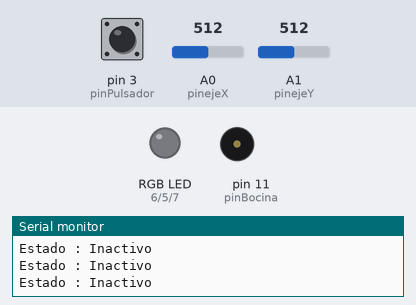
Bench run of a sketch on a simulated Arduino Uno, built with avr-gcc and run on an emulated ATmega328P. Shown: an RGB LED mixed from three pins (HIGH = lit), buzzer (waves = sounding), the last lines printed to the serial monitor. The test bench sets the inputs (shaded band); at power-on: pin 3 (pinPulsador) HIGH, A0 (pinejeX) = 512, A1 (pinejeY) = 512. Dim RGB values are drawn brighter than linear.

Above: at 1.2 s.
1.3 s: pin 3 (pinPulsador) pulled LOW for 0.15 s
At 2.4 s:
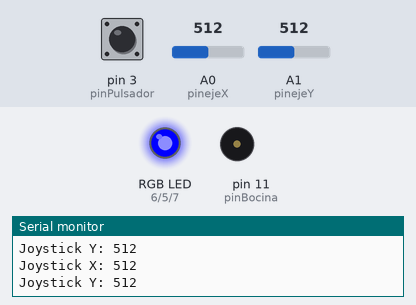
2.9 s: A0 (pinejeX) set to 541
5.9 s: A0 (pinejeX) set to 558
At 7.1 s:
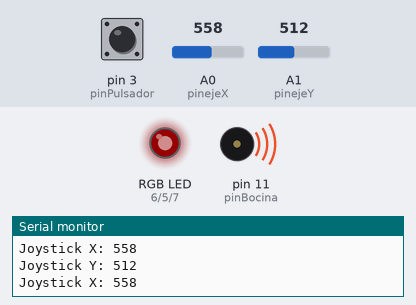
7.4 s: A1 (pinejeY) set to 560
At 8.6 s:
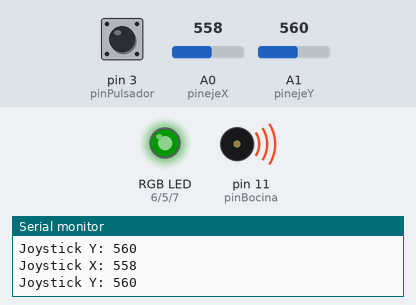
8.9 s: A1 (pinejeY) set to 716
At 10.1 s:
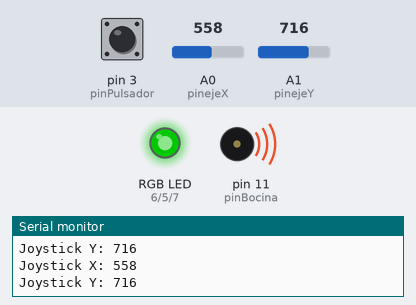
10.4 s: A1 (pinejeY) set to 1023
At 10.8 s:
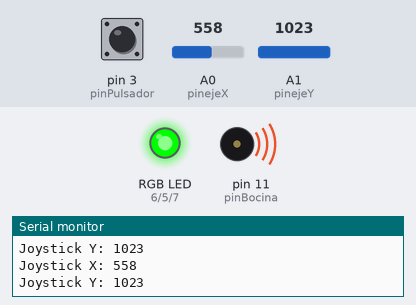
Timing chart, 0 to 12.9 s (numbered marks = the images above; inputs shaded):
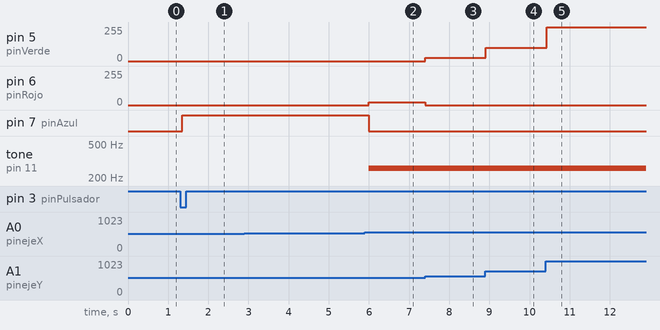

Measured:
- the behaviour switches between 550 and 551 on A0 (pinejeX) (found by bisection; images 1 and 2)
- after the input at 1.3 s, pin 7 (pinAzul): LOW → HIGH after 0.05 s
- after the input at 5.9 s, pin 6 (pinRojo): 0/255 → 22/255 after 0.09 s; pin 7 (pinAzul): HIGH → LOW after 0.09 s; tone on pin 11 (pinBocina): silent → 261 Hz after 0.09 s
- after the input at 7.4 s, pin 5 (pinVerde): 0/255 → 23/255 at once; pin 6 (pinRojo): 22/255 → 0/255 at once
- after the input at 8.9 s, pin 5 (pinVerde): 23/255 → 101/255 at once
- after the input at 10.4 s, pin 5 (pinVerde): 101/255 → 254/255 at once

The sketch:

s_7_jpysticl_ledrgb.ino
```cpp
const int pinejeX = A0;
const int pinejeY = A1;
const int pinPulsador = 3;
const int pinVerde = 5;
const int pinRojo = 6;
const int pinAzul = 7;
const int pinBocina = 11;

bool activo = false;
int pulsoAnterior = HIGH;

bool leerpulsador(){
  int estadoPulsador = digitalRead(pinPulsador);
  bool cambioEstado = false;
  if(estadoPulsador == LOW && pulsoAnterior == HIGH){
    cambioEstado = true;
    delay(50);
  }
  pulsoAnterior = estadoPulsador;
  return cambioEstado;
}

void leerJoystick(int &x, int &y){
  x = analogRead(pinejeX);
  y = analogRead(pinejeY);
  Serial.print("Joystick X: ");
  Serial.println(x);
  Serial.print("Joystick Y: ");
  Serial.println(y);
}

void controlLED(int x, int y){
  if(x >= 450 && x <= 550 && y >= 450 && y <= 550){
    digitalWrite(pinRojo, LOW);
    digitalWrite(pinVerde, LOW);
    digitalWrite(pinAzul, HIGH);
  } else if(abs( x - 512) > abs(y - 512)){
    analogWrite(pinRojo, map(abs(x-512), 0, 512, 0, 255));
    digitalWrite(pinVerde,LOW);
    digitalWrite(pinAzul, LOW);
  }else{
    analogWrite(pinVerde, map(abs(y-512), 0, 512, 0, 255));
    digitalWrite(pinRojo, LOW);
    digitalWrite(pinAzul, LOW);
  }
}

void controlBocina(int x, int y){
  if(x >= 450 && x <= 550 && y >= 450 && y <= 550){
    noTone(pinBocina);
  } else if( x >= 551){
    tone(pinBocina, 261);
  } else if( x <= 449){
    tone(pinBocina, 440);
  } else if ( y >= 551){
    tone(pinBocina, 349);
  }else{
    tone(pinBocina, 466);
  }
}

void apagarSistema(){
  digitalWrite(pinRojo, LOW);
  digitalWrite(pinVerde, LOW);
  digitalWrite(pinAzul, LOW);
  noTone(pinBocina);
  Serial.println("Estado : Inactivo");
}

void setup() {
  pinMode(pinRojo, OUTPUT);
  pinMode(pinVerde, OUTPUT);
  pinMode(pinAzul, OUTPUT);
  pinMode(pinBocina, OUTPUT);
  pinMode(pinPulsador,INPUT_PULLUP);
  Serial.begin(9600);
}

void loop() {
  if (leerpulsador()){
    activo = !activo;
    Serial.print("Estado: ");
    Serial.println(activo ? "Activo" : "Inactivo" );
  }

  if(activo){
    int x, y;
    leerJoystick(x,y);
    controlLED(x,y);
    controlBocina(x,y);
  }else{
    apagarSistema();
  }
  delay(100);
}
```
